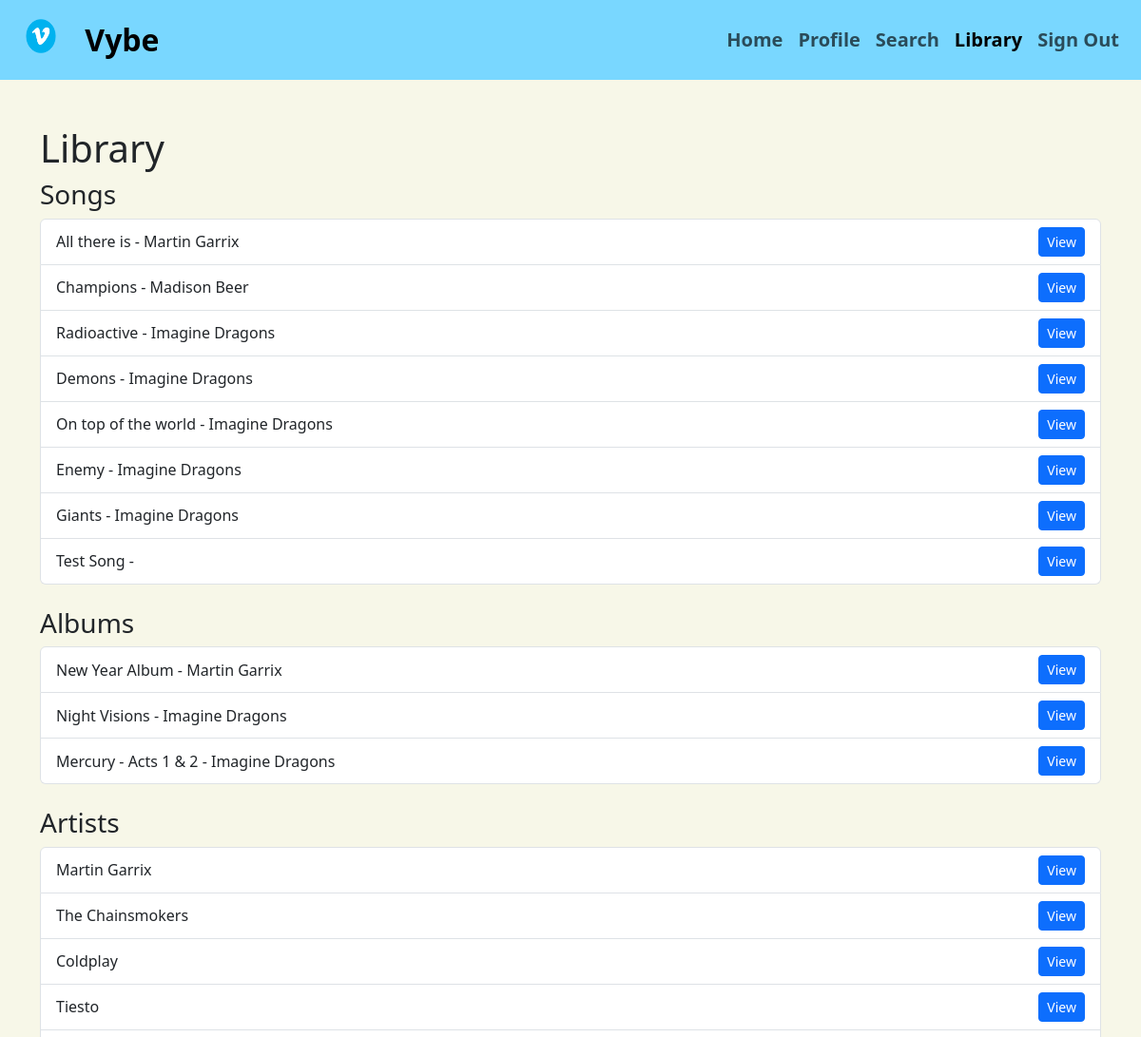
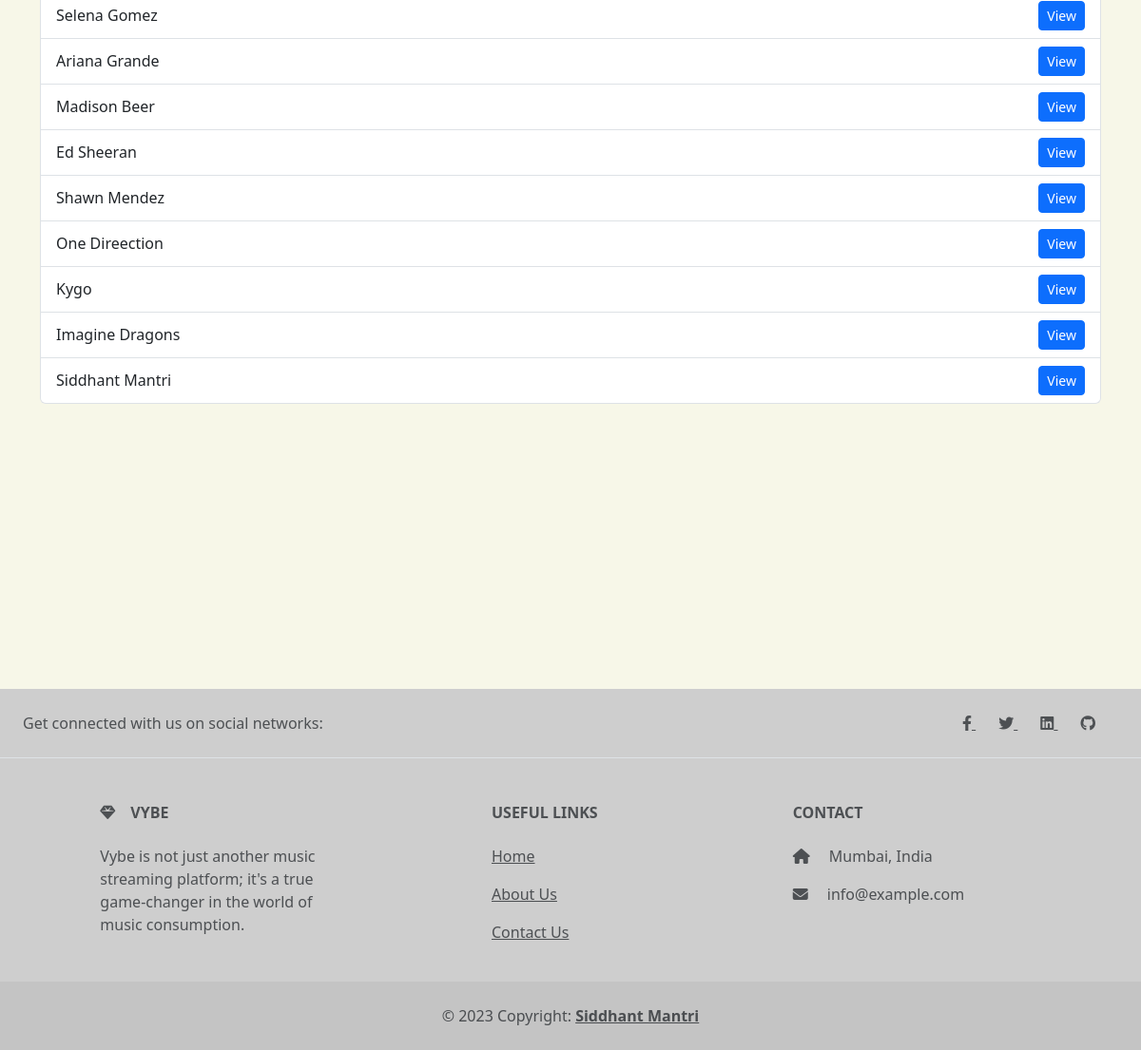
The page /library on the database its author committed (2 pictures, top to bottom).
### models.py (models this page shows, shortened)
class Song(db.Model):
    __tablename__ = 'Song'
    SongID = Column(Integer, primary_key=True)
    Name = Column(String)
    Lyrics = Column(String)
    Duration = Column(Integer)
    ReleaseDate = Column(Date)
    AlbumID = Column(Integer, ForeignKey('Album.AlbumID'))
    Rating = Column(Float)
    ArtistID = Column(Integer, ForeignKey('Artist.ArtistID'))
    CreationDate = Column(DateTime, default=datetime.utcnow)
    album = relationship('Album', back_populates='songs')
    artist = relationship('Artist', back_populates='songs')
    playlists = relationship('Playlist_Song', back_populates='song')
    ratings = relationship('User_Rating', back_populates='song', cascade='all, delete-orphan')

class Artist(db.Model):
    __tablename__ = 'Artist'
    ArtistID = Column(Integer, primary_key=True)
    Username = Column(String)
    ArtistName = Column(String)
    Description = Column(String)
    Pass = Column(String)
    Email = Column(String)
    Loc = Column(String)
    CreationDate = Column(DateTime, default=datetime.utcnow)
    albums = relationship('Album', back_populates='artist', cascade='all, delete-orphan')
    songs = relationship('Song', back_populates='artist', cascade='all, delete-orphan')
    followers = relationship('Following', back_populates='artist', cascade='all, delete-orphan')

class Album(db.Model):
    __tablename__ = 'Album'
    AlbumID = Column(Integer, primary_key=True)
    Name = Column(String)
    Genre = Column(String)
    ReleaseDate = Column(Date)
    ArtistID = Column(Integer, ForeignKey('Artist.ArtistID'))
    CoverImage = Column(String)
    Rating = Column(Float)
    CreationDate = Column(DateTime, default=datetime.utcnow)
    artist = relationship('Artist', back_populates='albums')
    songs = relationship('Song', back_populates='album', cascade='all, delete-orphan')

### main.py (the view)
@app.route('/library')
def library():
    user_name = request.args.get('user_name', '')
    all_songs = Song.query.all()
    all_albums = Album.query.all()
    all_artists = Artist.query.all()
    return render_template('library.html', songs=all_songs, albums=all_albums, artists=all_artists, user_name=user_name)

### templates/library.html (shortened to what this page needs)
<!DOCTYPE html>
<html lang="en">
<head>
    <link href="https://cdn.jsdelivr.net/npm/bootstrap@5.3.2/dist/css/bootstrap.min.css" rel="stylesheet"
 />
    <link rel="stylesheet" href="https://cdnjs.cloudflare.com/ajax/libs/font-awesome/6.1.0/css/all.min.css">
</head>
<body style="background-color:rgb(247, 247, 232);">
    <nav class="navbar navbar-expand-lg sticky-top" style="background-color: rgb(121, 215, 255);">
        <div class="container-fluid" style="padding: 5px 15px;">
            <a class="navbar-brand fs-2 text" href="{{ url_for('user_home', user_name=user_name) }}">
                <img src="{{ url_for('static', filename='other_images/logo.png') }}" alt="Logo" width="56px" height="36px"
                    class="d-inline-block align-text-top">
                <b style="padding-left: 10px;">Vybe</b>
            </a>
            <div class="collapse navbar-collapse" id="navbarNavAltMarkup">
                <div class="navbar-nav ms-auto">
                    <b><a class="nav-link fs-5 text" aria-current="page" href="{{ url_for('user_home', user_name=user_name) }}">Home</a></b>
                    <b><a class="nav-link fs-5 text" href="{{ url_for('user_profile', user_name=user_name) }}">Profile</a></b>
                    <b><a class="nav-link fs-5 text" href="{{ url_for('search', user_name=user_name) }}">Search</a></b>
                    <b><a class="nav-link active fs-5 text" href="#">Library</a></b>
                    <b><a class="nav-link fs-5 text" href="{{ url_for('login')}}">Sign Out</a></b>
                </div>
            </div>
        </div>
    </nav>
    <div class="container mt-5">
        <h1>Library</h1>
        <h3>Songs</h3>
        <div class="list-group">
            {% for song in songs %}
                <a href="{{ url_for('song_page', song_name=song.Name, user_name=user_name)}}" class="list-group-item list-group-item-action d-flex justify-content-between align-items-center">
                    {{ song.Name }} - {{ song.artist.ArtistName }}
                    <button type="button" class="btn btn-primary btn-sm" onclick="viewSong('{{ song.Name }}', '{{ user_name }}')">View</button>
                </a>
            {% endfor %}
        </div>
        <h3 class="mt-4">Albums</h3>
        <div class="list-group">
            {% for album in albums %}
                <a href="{{ url_for('album_page', album_id=album.AlbumID, user_name=user_name)}}" class="list-group-item list-group-item-action d-flex justify-content-between align-items-center">
                    {{ album.Name }} - {{ album.artist.ArtistName }}
                    <button type="button" class="btn btn-primary btn-sm">View</button>
                </a>
            {% endfor %}
        </div>
        <h3 class="mt-4">Artists</h3>
        <div class="list-group">
            {% for artist in artists %}
                <a href="{{ url_for('artist_page', artist_name=artist.ArtistName, user_name=user_name)}}" class="list-group-item list-group-item-action d-flex justify-content-between align-items-center">
                    {{ artist.ArtistName }}
                    <button type="button" class="btn btn-primary btn-sm">View</button>
                </a>
            {% endfor %}
        </div>
    </div>
    <footer class="text-center text-lg-start text-muted"
        style="margin-top: 300px; background-color: rgb(206, 206, 206);">
        <section class="d-flex justify-content-center justify-content-lg-between p-4 border-bottom">
            <div class="me-5 d-none d-lg-block">
                <span>Get connected with us on social networks:</span>
            </div>
            <div>
                <a href="" class="me-4 text-reset">
                    <i class="fab fa-facebook-f"></i>
                </a>
                <a href="" class="me-4 text-reset">
                    <i class="fab fa-twitter"></i>
                </a>
                <a href="" class="me-4 text-reset">
                    <i class="fab fa-linkedin"></i>
                </a>
                <a href="" class="me-4 text-reset">
                    <i class="fab fa-github"></i>
                </a>
            </div>
        </section>
        <section class="">
            <div class="container text-center text-md-start mt-5">
                <div class="row mt-3">
                    <div class="col-md-3 col-lg-4 col-xl-3 mx-auto mb-4">
                        <h6 class="text-uppercase fw-bold mb-4">
                            <i class="fas fa-gem me-3"></i>Vybe
                        </h6>
                        <p>
                            Vybe is not just another music streaming platform; it's a true game-changer in the world of
                            music consumption.
                        </p>
                    </div>
                    <div class="col-md-3 col-lg-2 col-xl-2 mx-auto mb-4">
                        <h6 class="text-uppercase fw-bold mb-4">
                            Useful links
                        </h6>
                        <p>
                            <a href="#!" class="text-reset">Home</a>
                        </p>
                        <p>
                            <a href="{{ url_for('aboutus') }}" class="text-reset">About Us</a>
                        </p>
                        <p>
                            <a href="#!" class="text-reset">Contact Us</a>
                        </p>
                    </div>
                    <div class="col-md-4 col-lg-3 col-xl-3 mx-auto mb-md-0 mb-4">
                        <h6 class="text-uppercase fw-bold mb-4">Contact</h6>
                        <p><i class="fas fa-home me-3"></i> Mumbai, India</p>
                        <p>
                            <i class="fas fa-envelope me-3"></i>
                            info@example.com
                        </p>
                    </div>
                </div>
            </div>
        </section>
        <div class="text-center p-4" style="background-color: rgba(0, 0, 0, 0.05);">
            © 2023 Copyright:
            <a class="text-reset fw-bold" href="#">Siddhant Mantri</a>
        </div>
    </footer>
</body>
</html>

### rows shown on the page
Song: Name "All there is", artist.ArtistName "Martin Garrix"
Song: Name "Champions", artist.ArtistName "Madison Beer"
Song: Name "Radioactive", artist.ArtistName "Imagine Dragons"
Song: Name "Demons", artist.ArtistName "Imagine Dragons"
Song: Name "On top of the world", artist.ArtistName "Imagine Dragons"
Song: Name "Enemy", artist.ArtistName "Imagine Dragons"
Song: Name "Giants", artist.ArtistName "Imagine Dragons"
Song: Name "Test Song"
Album: Name "New Year Album", artist.ArtistName "Martin Garrix"
Album: Name "Night Visions", artist.ArtistName "Imagine Dragons"
Album: Name "Mercury - Acts 1 & 2", artist.ArtistName "Imagine Dragons"
Artist: ArtistName "Martin Garrix"
Artist: ArtistName "The Chainsmokers"
Artist: ArtistName "Coldplay"
Artist: ArtistName "Tiesto"
Artist: ArtistName "Selena Gomez"
Artist: ArtistName "Ariana Grande"
Artist: ArtistName "Madison Beer"
Artist: ArtistName "Ed Sheeran"
Artist: ArtistName "Shawn Mendez"
Artist: ArtistName "One Direection"
Artist: ArtistName "Kygo"
Artist: ArtistName "Imagine Dragons"
Artist: ArtistName "Siddhant Mantri"
